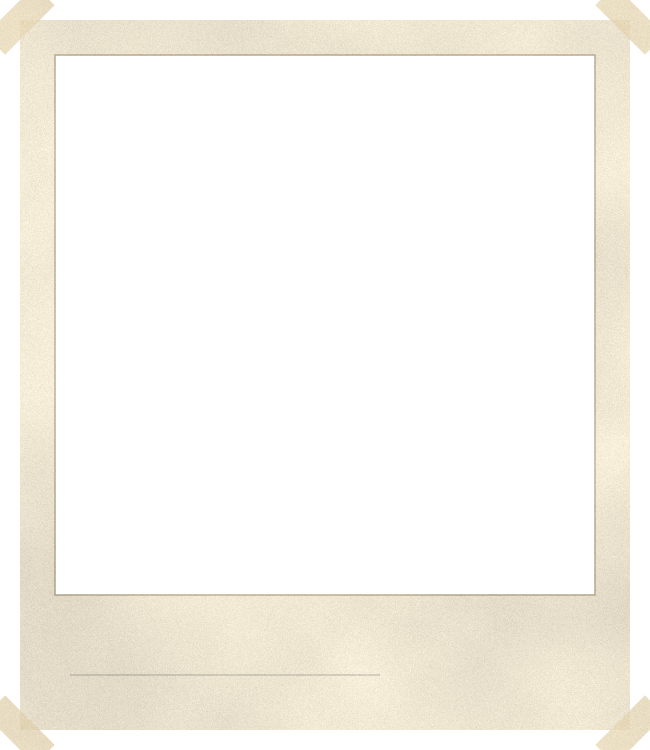
#> input picture ui/ui_photo_card.png, 1300 x 1500 px (shown at 1/2 size)
$ python slice_sheet.py --mode bands --input ../ui/ui_photo_card.png --out out.png
#> lines starting #> are read from the running program, lines starting #| are printed output that depends on the picture; after the words box and inside, x2 and y2 are one past the last pixel; in counts of white or black regions, pixels touching at a corner belong together
#!/usr/bin/env python3
"""Non-destructive sprite-sheet slicer with quality checks.

Never modifies the source. Never resamples: every output pixel is a copy of a source pixel.
Neighbour remnants inside a crop are made transparent (alpha=0) so crops do not carry parts of
adjacent sprites. Each output gets QA flags in manifest.json; nothing here is "production ready"
until a human reviews the contact sheet.

Modes
  bands       split into horizontal bands (for stacked background strips)
  components  connected components of the alpha mask
  single      one tight crop of the whole image
Usage examples
  python3 tools/slice_sheet.py --mode bands --input SHEET.png --out OUT --names far,ground,foreground
  python3 tools/slice_sheet.py --mode components --input UI.webp --out OUT --prefix ui --min-area 400
"""
import argparse, json, os, sys
import numpy as np
from PIL import Image
from scipy import ndimage as ndi

ALPHA_THR_DEFAULT = 24


def load(path):
#> called with path = '../ui/ui_photo_card.png'
    return Image.open(path).convert("RGBA")
#> returned value is the input picture: PIL image 1300x1500 RGBA; mean R, G, B, A 73.7, 70.8, 64.5, 77


def tight_bbox(mask, pad, shape):
    ys, xs = np.where(mask)
    if len(ys) == 0:
        return None
    h, w = shape
    return (max(int(xs.min()) - pad, 0), max(int(ys.min()) - pad, 0),
            min(int(xs.max()) + 1 + pad, w), min(int(ys.max()) + 1 + pad, h))


def qa(arr, edge_thr=24):
    """Quality flags for one RGBA crop (numpy HxWx4 uint8)."""
    a = arr[..., 3]
    h, w = a.shape
    flags = []
    solid = a > 200
    semi = (a > 0) & (a <= 200)
    opaque_ratio = float(solid.mean())
    if opaque_ratio < 0.05:
        flags.append("nearly_empty")
    border = np.concatenate([a[0, :], a[-1, :], a[:, 0], a[:, -1]])
    if (border > edge_thr).any():
        flags.append("touches_edge")  # art cut by the crop or by the sheet
    semi_ratio = float(semi.sum() / max(1, (a > 0).sum()))
    if semi_ratio > 0.25:
        flags.append("heavy_semi_alpha")  # baked haze or soft halo
    if semi.any():
        fr = arr[semi][:, :3].astype(float).mean(0)
        if fr.mean() < 70 and arr[solid][:, :3].astype(float).mean() > 110:
            flags.append("dark_fringe")
    if min(h, w) < 48:
        flags.append("tiny")
    return flags, round(opaque_ratio, 3), round(semi_ratio, 3)


def save(arr, path):
    Image.fromarray(arr, "RGBA").save(path, optimize=False)


# [7 lines left out: function mode_single, not called in this run]


def mode_bands(img, out, names, pad, thr, gap):
#> called with out = 'out.png', pad = 6, thr = 24, gap = 8
    arr = np.array(img)
    rows = np.where((arr[..., 3] > thr).any(1))[0]
#> rows = 1500 values from 0 to 1499
    bands, s, p = [], rows[0], rows[0]
#> bands = []; s = 0; p = 0
    for y in rows[1:]:
        if y - p > gap:
            bands.append((s, p)); s = y
        p = y
    bands.append((s, p))
    if names and len(names) != len(bands):
        sys.exit(f"found {len(bands)} bands, got {len(names)} names")
    res = []
    for i, (y0, y1) in enumerate(bands):
        ya, yb = max(int(y0) - pad, 0), min(int(y1) + 1 + pad, arr.shape[0])
        sub = arr[ya:yb]  # padding comes from real (transparent) gap rows, not clipped to the band
        bb = tight_bbox(sub[..., 3] > thr, pad, sub.shape[:2])
        crop = sub[bb[1]:bb[3], bb[0]:bb[2]].copy()
        n = names[i] if names else f"band_{i:02d}"
        pth = os.path.join(out, n + ".png")
        save(crop, pth)
        f, o, s_ = qa(crop)
        res.append(dict(name=n, file=os.path.basename(pth), src_bbox=[bb[0], ya + bb[1], bb[2], ya + bb[3]],
                        size=[crop.shape[1], crop.shape[0]], opaque_ratio=o, semi_ratio=s_, qa=f))
#> this loop made 1 pass
#> (y0, y1, ya, yb, bb, n) on pass 1: (0, 1499, 0, 1500, (0, 0, 1300, 1500), 'band_00')
#> pass 1, in qa, `a = arr[..., 3]`:
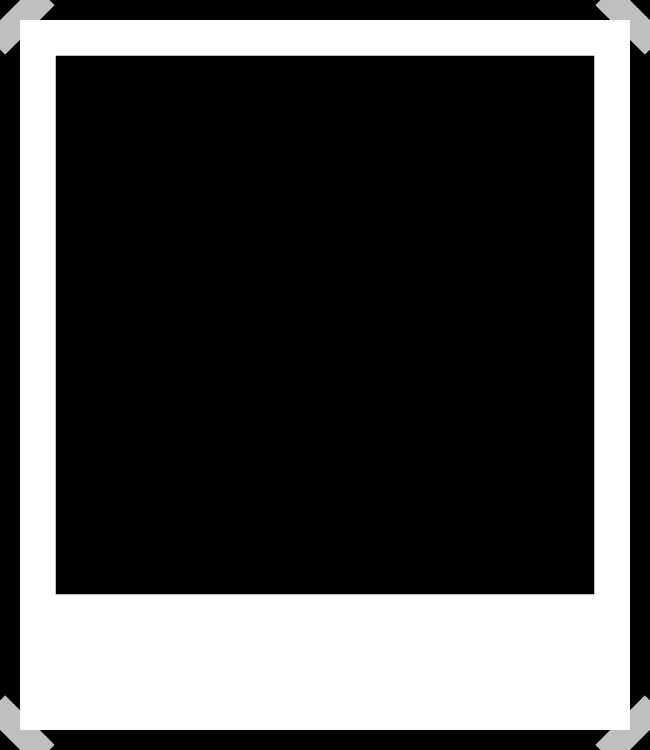
#> a: shape (1500, 1300) (shown at 1/2 size); min 0, max 255, mean 77
#> pass 1, in qa, `solid = a > 200`:
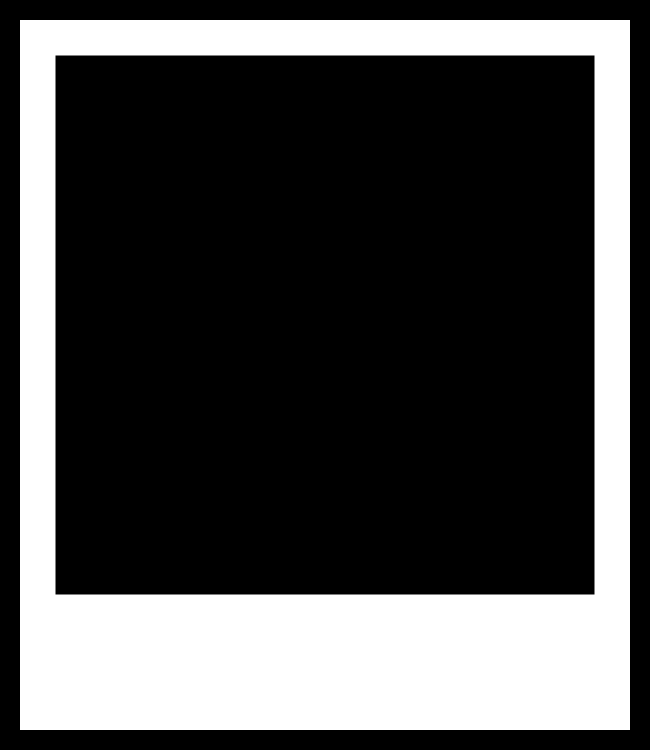
#> solid: shape (1500, 1300) bool (shown at 1/2 size); 29.2% white; 1 white region, box (x1, y1, x2, y2) and area: (40, 40, 1260, 1460) 570316
#> pass 1, in qa, `semi = (a > 0) & (a <= 200)`:
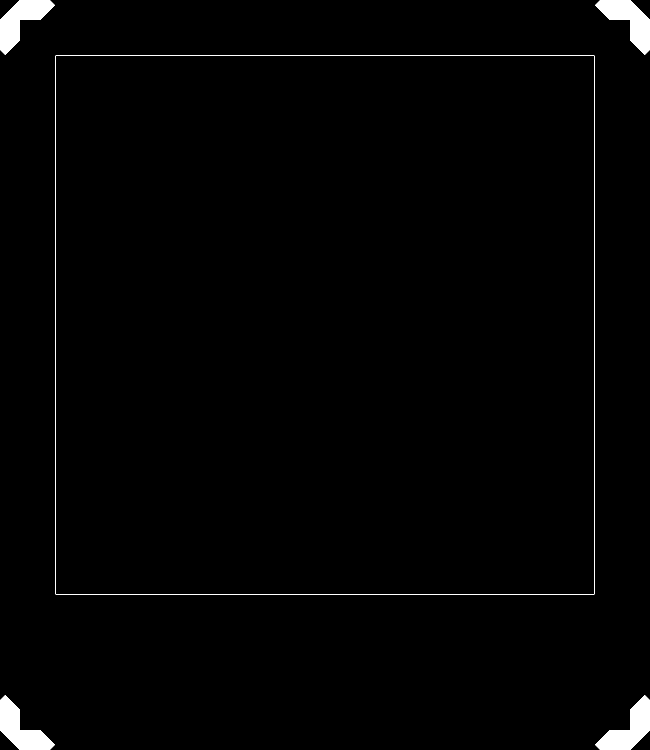
#> semi: shape (1500, 1300) bool (shown at 1/2 size); 1.3% white; 5 white regions, box (x1, y1, x2, y2) and area: (0, 0, 110, 110) 5440, (1190, 0, 1300, 110) 5440, (0, 1390, 110, 1500) 5440, (1190, 1390, 1300, 1500) 5440, (111, 111, 1189, 1189) 4308
#> after the loop, res = 1 item
    return res


# [44 lines left out: functions mode_components, contact_sheet, not called in this run]


def main():
    ap = argparse.ArgumentParser()
    ap.add_argument("--mode", choices=["bands", "components", "single"], required=True)
    ap.add_argument("--input", required=True)
    ap.add_argument("--out", required=True)
    ap.add_argument("--prefix", default="sprite")
    ap.add_argument("--names", default="")
    ap.add_argument("--pad", type=int, default=6)
    ap.add_argument("--alpha-thr", type=int, default=ALPHA_THR_DEFAULT)
    ap.add_argument("--dilate", type=int, default=2)
    ap.add_argument("--min-area", type=int, default=300)
    ap.add_argument("--band-gap", type=int, default=8)
    ap.add_argument("--manifest", default="manifest.json")
    ap.add_argument("--x-min", type=int, default=0, help="ignore everything left of this x (e.g. baked text labels)")
    a = ap.parse_args()
    os.makedirs(a.out, exist_ok=True)
    img = load(a.input)
    names = [s for s in a.names.split(",") if s]
    if a.mode == "single":
        items = mode_single(img, a.out, names[0] if names else a.prefix, a.pad, a.alpha_thr)
    elif a.mode == "bands":
        items = mode_bands(img, a.out, names, a.pad, a.alpha_thr, a.band_gap)
#> items = 1 item
    else:
        items = mode_components(img, a.out, a.prefix, a.pad, a.alpha_thr, a.dilate, a.min_area, a.x_min, names)
    man = dict(source=os.path.basename(a.input), source_size=list(img.size), resampled=False,
               note="Automatic crops are CANDIDATES. Review _contact_sheet.png before use.", sprites=items)
    json.dump(man, open(os.path.join(a.out, a.manifest), "w"), indent=1)
    if a.mode != "bands" and len(items) > 1:
        contact_sheet(a.out, items)
    flagged = sum(1 for i in items if i["qa"])
#> flagged = 1
    print(f"{len(items)} sprites -> {a.out} ({flagged} with QA flags)")
#| 1 sprites -> out.png (1 with QA flags)


if __name__ == "__main__":
    main()

$ run again, on ui/ui_binderclip.png
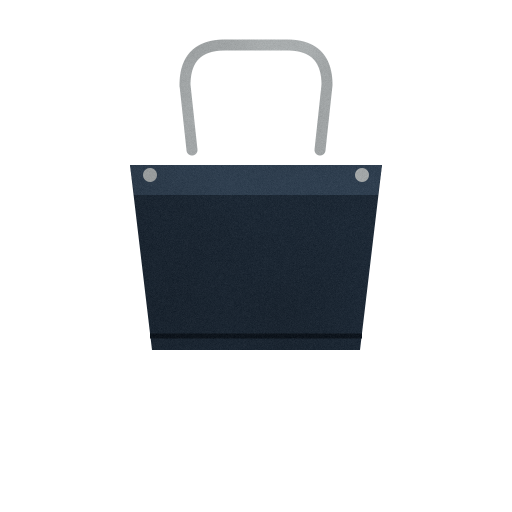
#> input picture ui/ui_binderclip.png, 1024 x 1024 px (shown at 1/2 size)
#> in load, returned value is the input picture: PIL image 1024x1024 RGBA; mean R, G, B, A 8.9, 10.8, 12.8, 44.9
#> rows = 602 values from 79 to 699
#> in mode_bands, `bands, s, p = [], rows[0], rows[0]`: bands = []; s = 79
#> the loop in mode_bands, `for y in rows[1:]:` made 601 passes
#> s on pass 232: 330
#> after the loop in mode_bands, `for y in rows[1:]:`: bands = [(79, 310)]
#> the loop in mode_bands, `for i, (y0, y1) in enumerate(bands):` made 2 passes
#> (y0, y1, ya, yb, bb, n) on passes 1 to 2: (79, 310, 73, 317, (353, 0, 671, 244), 'band_00'), (330, 699, 324, 706, (254, 0, 770, 382), 'band_01')
#> pass 1, in qa, `solid = a > 200`:
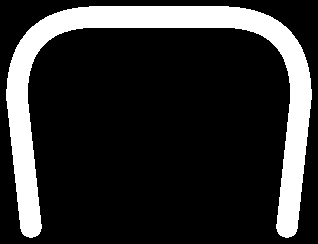
#> solid: shape (244, 318) bool; 18.4% white; 1 white region, box (x1, y1, x2, y2) and area: (6, 6, 312, 238) 14283
#> after the loop in mode_bands, `for i, (y0, y1) in enumerate(bands):`:
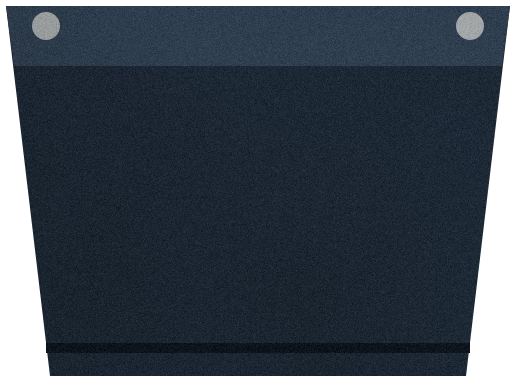
#> crop: shape (382, 516, 4); mean R, G, B, A 27.1, 37, 47.8, 220.2; transparent parts drawn white
#> after the loop in mode_bands, `for i, (y0, y1) in enumerate(bands):`: res = 2 items
#> flagged = 0
#| 2 sprites -> out.png (0 with QA flags)
